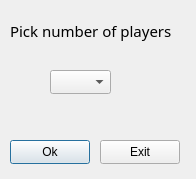
<?xml version="1.0" encoding="UTF-8"?>
<ui version="4.0">
 <class>PlayerSelectionDialog</class>
 <widget class="QDialog" name="PlayerSelectionDialog">
  <property name="geometry">
   <rect>
    <x>0</x>
    <y>0</y>
    <width>196</width>
    <height>179</height>
   </rect>
  </property>
  <property name="minimumSize">
   <size>
    <width>196</width>
    <height>179</height>
   </size>
  </property>
  <property name="maximumSize">
   <size>
    <width>196</width>
    <height>179</height>
   </size>
  </property>
  <property name="windowTitle">
   <string>Dialog</string>
  </property>
  <widget class="QComboBox" name="playerCountComboBox">
   <property name="geometry">
    <rect>
     <x>50</x>
     <y>70</y>
     <width>61</width>
     <height>24</height>
    </rect>
   </property>
  </widget>
  <widget class="QLabel" name="label">
   <property name="geometry">
    <rect>
     <x>10</x>
     <y>10</y>
     <width>161</width>
     <height>41</height>
    </rect>
   </property>
   <property name="font">
    <font>
     <family>Tw Cen MT Condensed Extra Bold</family>
     <pointsize>11</pointsize>
    </font>
   </property>
   <property name="text">
    <string>Pick number of players:</string>
   </property>
  </widget>
  <widget class="QPushButton" name="okButton">
   <property name="geometry">
    <rect>
     <x>10</x>
     <y>140</y>
     <width>80</width>
     <height>24</height>
    </rect>
   </property>
   <property name="text">
    <string>Ok</string>
   </property>
   <property name="checkable">
    <bool>false</bool>
   </property>
  </widget>
  <widget class="QPushButton" name="exitButton">
   <property name="geometry">
    <rect>
     <x>100</x>
     <y>140</y>
     <width>80</width>
     <height>24</height>
    </rect>
   </property>
   <property name="text">
    <string>Exit</string>
   </property>
  </widget>
 </widget>
 <resources/>
 <connections/>
</ui>
